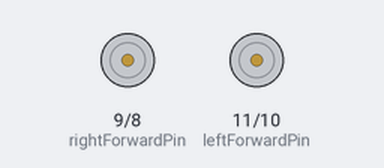
Simulated run of this sketch. Board: Arduino Uno, built with avr-gcc and run on an emulated ATmega328P. Parts: motor-driver pin pairs drawn as motors (green arrow = first pin HIGH = forward, orange = second pin HIGH = backward, longer = more drive).

Above: at 0.1 s.
At 1.1 s:
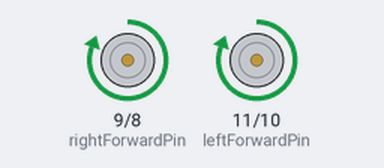
Timing chart, 0 to 2.6 s (numbered marks = the images above):
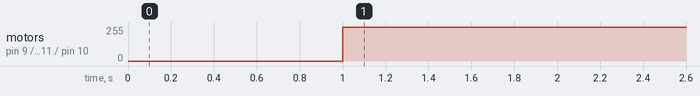

Measured:
- by itself, motor on pin 9 (rightForwardPin) / pin 8 (rightReversePin), motor on pin 11 (leftForwardPin) / pin 10 (leftReversePin): stopped → forward 255/255 at 1.0 s

The sketch:

forwardCar.ino
```cpp
#define leftReversePin 10
#define leftForwardPin 11
#define rightReversePin 8
#define rightForwardPin 9

void setup() {
  Serial.begin(9600);
  pinMode(leftReversePin, OUTPUT);
  pinMode(rightReversePin, OUTPUT);
  pinMode(leftForwardPin, OUTPUT);
  pinMode(rightForwardPin, OUTPUT);
}
void loop() {
  delay(1000);
  // drive forward
  digitalWrite(leftForwardPin, HIGH);
  digitalWrite(rightForwardPin, HIGH);
  digitalWrite(leftReversePin, LOW);
  digitalWrite(rightReversePin, LOW);
}
```
